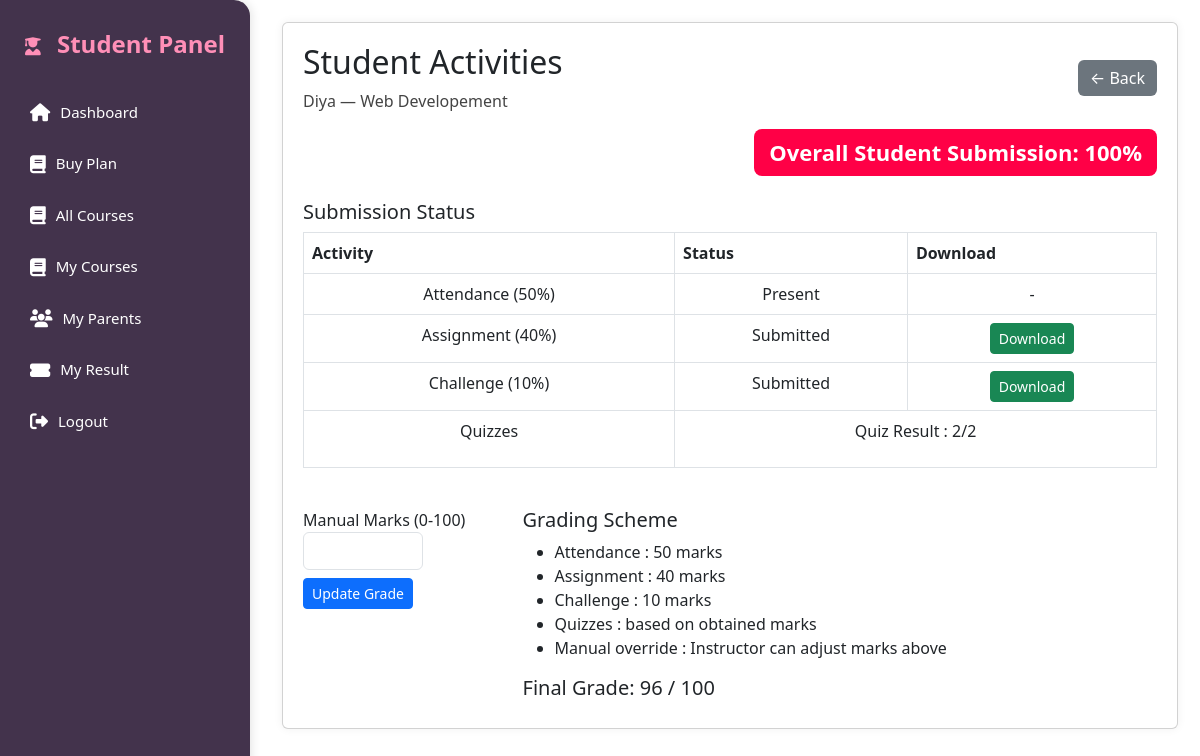
/check_activities.php?student_id=16&course_id=2 (signed in), run on the app's committed database.
### tables this page shows
CREATE TABLE `users` (
  `id` int(11) NOT NULL,
  `username` varchar(50) NOT NULL,
  `email` varchar(100) NOT NULL,
  `password` varchar(255) NOT NULL,
  `contact` varchar(20) NOT NULL,
  `role` enum('student','parent') NOT NULL DEFAULT 'student'
);

CREATE TABLE `courses` (
  `id` int(11) NOT NULL,
  `instructor_id` int(11) NOT NULL,
  `course_title` varchar(255) NOT NULL,
  `course_description` text NOT NULL,
  `age_group` varchar(50) NOT NULL,
  `course_type` enum('Free','Premium') DEFAULT 'Free',
  `scorm_xapi_integration` tinyint(1) DEFAULT 0,
  `course_image` varchar(255) DEFAULT NULL,
  `created_at` timestamp NOT NULL DEFAULT current_timestamp(),
  `updated_at` timestamp NOT NULL DEFAULT current_timestamp() ON UPDATE current_timestamp()
);

CREATE TABLE `quizzes` (
  `id` int(11) NOT NULL,
  `instructor_id` int(11) NOT NULL,
  `course_id` int(11) NOT NULL,
  `quiz_title` varchar(255) NOT NULL,
  `created_at` timestamp NOT NULL DEFAULT current_timestamp(),
  `quiz_description` text NOT NULL
);

CREATE TABLE `quiz_results` (
  `id` int(11) NOT NULL,
  `user_id` int(11) NOT NULL,
  `quiz_id` int(11) NOT NULL,
  `total_marks` int(11) NOT NULL,
  `obtained_marks` int(11) NOT NULL,
  `submitted_at` timestamp NOT NULL DEFAULT current_timestamp()
);

CREATE TABLE `user_courses` (
  `id` int(11) NOT NULL,
  `user_id` int(11) NOT NULL,
  `course_id` int(11) NOT NULL,
  `assignment_submitted` varchar(255) DEFAULT NULL,
  `challenge_submitted` varchar(255) DEFAULT NULL,
  `attendance_marked` tinyint(1) DEFAULT 0,
  `final_grade` float DEFAULT 0
);

### check_activities.php (the view, shortened to what this page needs)
<?php
include '../db_connection.php';
$instructorId = $_SESSION['instructor_id'];
$student_id = intval($_GET['student_id']);
$course_id  = intval($_GET['course_id']);
$sql_check = "SELECT id, course_title FROM courses WHERE id=$course_id AND instructor_id=$instructorId";
$res_check = mysqli_query($conn, $sql_check);
$course_row = mysqli_fetch_assoc($res_check);
$course_title = htmlspecialchars($course_row['course_title']);
$sql_student = "SELECT username, email FROM users WHERE id=$student_id";
$res_student = mysqli_query($conn, $sql_student);
$student_row = mysqli_fetch_assoc($res_student);
$sql_submission = "SELECT * FROM user_courses WHERE user_id=$student_id AND course_id=$course_id";
$res_submission = mysqli_query($conn, $sql_submission);
$submission = mysqli_fetch_assoc($res_submission);
$sql_quiz = "SELECT q.quiz_title, qr.total_marks, qr.obtained_marks
             FROM quizzes q
             LEFT JOIN quiz_results qr ON q.id=qr.quiz_id AND qr.user_id=$student_id
             WHERE q.course_id=$course_id";
$total_activities = 0;
$submitted_activities = 0;
$total_activities += 1;
$submitted_activities += $submission['attendance_marked'] ? 1 : 0;
$total_activities += 1;
$submitted_activities += !empty($submission['assignment_submitted']) ? 1 : 0;
$total_activities += 1;
$submitted_activities += !empty($submission['challenge_submitted']) ? 1 : 0;
$quiz_results = [];
$res_quiz = mysqli_query($conn, $sql_quiz);
while($quiz = mysqli_fetch_assoc($res_quiz)){
    $quiz_results[] = $quiz;
}
$submission_percent = round(($submitted_activities/$total_activities)*100,2);
?>
<!DOCTYPE html>
<html lang="en">
<head>
<link href="https://cdn.jsdelivr.net/npm/bootstrap@5.3.0/dist/css/bootstrap.min.css" rel="stylesheet">
</head>
<body>
<?php include 'sidebar.php'; ?>
<div class="content">
<div class="card">
    <div class="d-flex justify-content-between align-items-center mb-3">
        <div>
            <h2>Student Activities</h2>
            <div style="color:#444;"><?php echo $student_row['username']; ?> — <?php echo $course_title; ?></div>
        </div>
        <a href="manage_courses.php" class="btn-back">← Back</a>
    </div>
    <div class="row">
        <div class="col-md-12 mb-3 text-end">
            <h3 class="badge-percent">Overall Student Submission: <?php echo $submission_percent; ?>%</h3>
        </div>
        <div class="col-md-12 mb-4">
            <h5>Submission Status</h5>
            <table class="table table-bordered">
                <tr>
                    <th>Activity</th>
                    <th>Status</th>
                    <th>Download</th>
                </tr>
                <tr>
                    <td>Attendance (50%)</td>
                    <td><?php echo $submission['attendance_marked']?'Present':'Absent'; ?></td>
                    <td>-</td>
                </tr>
                <tr>
                    <td>Assignment (40%)</td>
                    <td><?php echo !empty($submission['assignment_submitted'])?'Submitted':'Not Submitted'; ?></td>
                    <td>
                    <?php if(!empty($submission['assignment_submitted'])): ?>
                        <a href="<?php echo htmlspecialchars($submission['assignment_submitted']); ?>" download class="btn btn-sm btn-success">Download</a>
                    <?php else: ?> - <?php endif; ?>
                    </td>
                </tr>
                <tr>
                    <td>Challenge (10%)</td>
                    <td><?php echo !empty($submission['challenge_submitted'])?'Submitted':'Not Submitted'; ?></td>
                    <td>
                    <?php if(!empty($submission['challenge_submitted'])): ?>
                        <a href="<?php echo htmlspecialchars($submission['challenge_submitted']); ?>" download class="btn btn-sm btn-success">Download</a>
                    <?php else: ?> - <?php endif; ?>
                    </td>
                </tr>
                <tr>
                    <td>Quizzes</td>
                    <td colspan="2">
                        <ul class="list-unstyled">
                        <?php foreach($quiz_results as $q): ?>
                            <li>Quiz Result : <?php echo intval($q['obtained_marks'])."/".intval($q['total_marks']); ?></li>
                        <?php endforeach; ?>
                        </ul>
                    </td>
                </tr>
            </table>
        </div>
        <div class="col-md-3">
            <form method="post">
                <label>Manual Marks (0-100)</label>
                <input type="number" name="manual_marks" class="form-control form-mini" min="0" max="100" required>
                <button type="submit" class="btn btn-primary mt-2 btn-sm">Update Grade</button>
            </form>
        </div>
        <div class="col-md-9">
            <h5>Grading Scheme</h5>
            <ul>
                <li>Attendance : 50 marks</li>
                <li>Assignment : 40 marks</li>
                <li>Challenge : 10 marks</li>
                <li>Quizzes : based on obtained marks</li>
                <li>Manual override : Instructor can adjust marks above</li>
            </ul>
            <h5>Final Grade: <?php echo $submission['final_grade']; ?> / 100</h5>
        </div>
    </div>
</div>
</div>
</body>
</html>

### check_activities.php (style rules this page uses)
body { font-family:'Poppins',sans-serif; background:#f0f2f5; }
.content { margin-left:260px; padding:22px; }
.card { background:#fff; border-radius:10px; padding:20px; box-shadow:0 0 10px rgba(0,0,0,0.06); }
h2 { color:#001BB7; font-weight:700; }
h3.badge-percent { color:#fff; background:#FF0046; padding:10px 15px; font-size:22px; font-weight:bold; border-radius:8px; display:inline-block; }
th { background:#001BB7; color:#fff; text-align:center; }
td { text-align:center; }
.btn-back { background:#6c757d; color:#fff; border-radius:6px; padding:6px 12px; text-decoration:none; }
.form-mini { max-width:120px; display:inline-block; }

### data on the page
users: username "Diya"
courses: course_title "Web Developement"
quizzes: quiz_results.obtained_marks "2", quiz_results.total_marks "2"
user_courses: final_grade "96"

### other printed values
$submission_percent "100"
